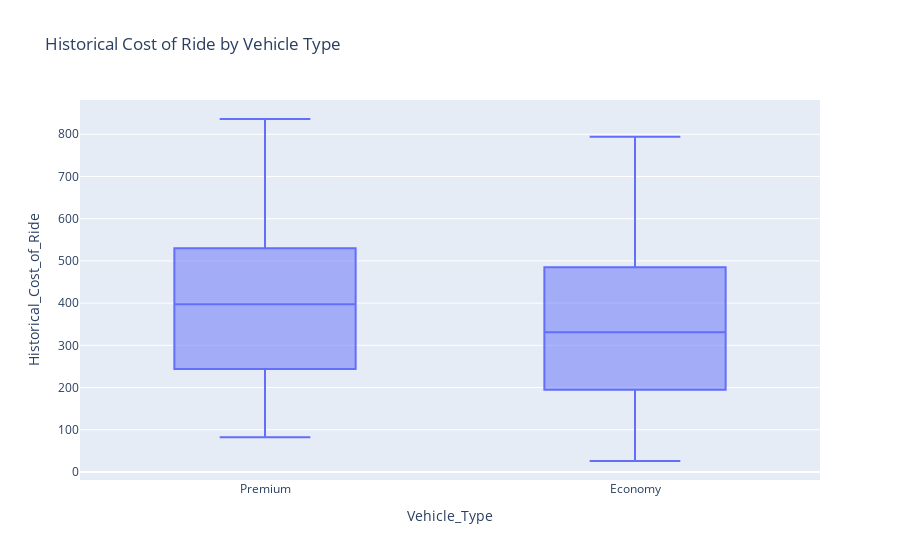

Notebook source saved alongside this figure:
### Code cell
fig = px.box(df, x='Vehicle_Type', y='Historical_Cost_of_Ride',
             title='Historical Cost of Ride by Vehicle Type')

fig.show()

### Figure 1 — Plotly figure (JSON) as saved in the notebook; plotly's stock layout.template omitted (floating-point values rounded to 4 significant figures; data arrays with more than 128 entries replaced by an {"elided": "..."} marker saying what was removed)
{"data": [{"alignmentgroup": "True", "hovertemplate": "Vehicle_Type=%{x}<br>Historical_Cost_of_Ride=%{y}<extra></extra>", "legendgroup": "", "marker": {"color": "#636efa"}, "name": "", "notched": false, "offsetgroup": "", "orientation": "v", "showlegend": false, "type": "box", "x": {"elided": "1000 str values"}, "x0": " ", "xaxis": "x", "y": {"elided": "1000 float values"}, "y0": " ", "yaxis": "y"}], "layout": {"boxmode": "group", "legend": {"tracegroupgap": 0}, "title": {"text": "Historical Cost of Ride by Vehicle Type"}, "xaxis": {"anchor": "y", "domain": [0, 1], "title": {"text": "Vehicle_Type"}}, "yaxis": {"anchor": "x", "domain": [0, 1], "title": {"text": "Historical_Cost_of_Ride"}}}}
